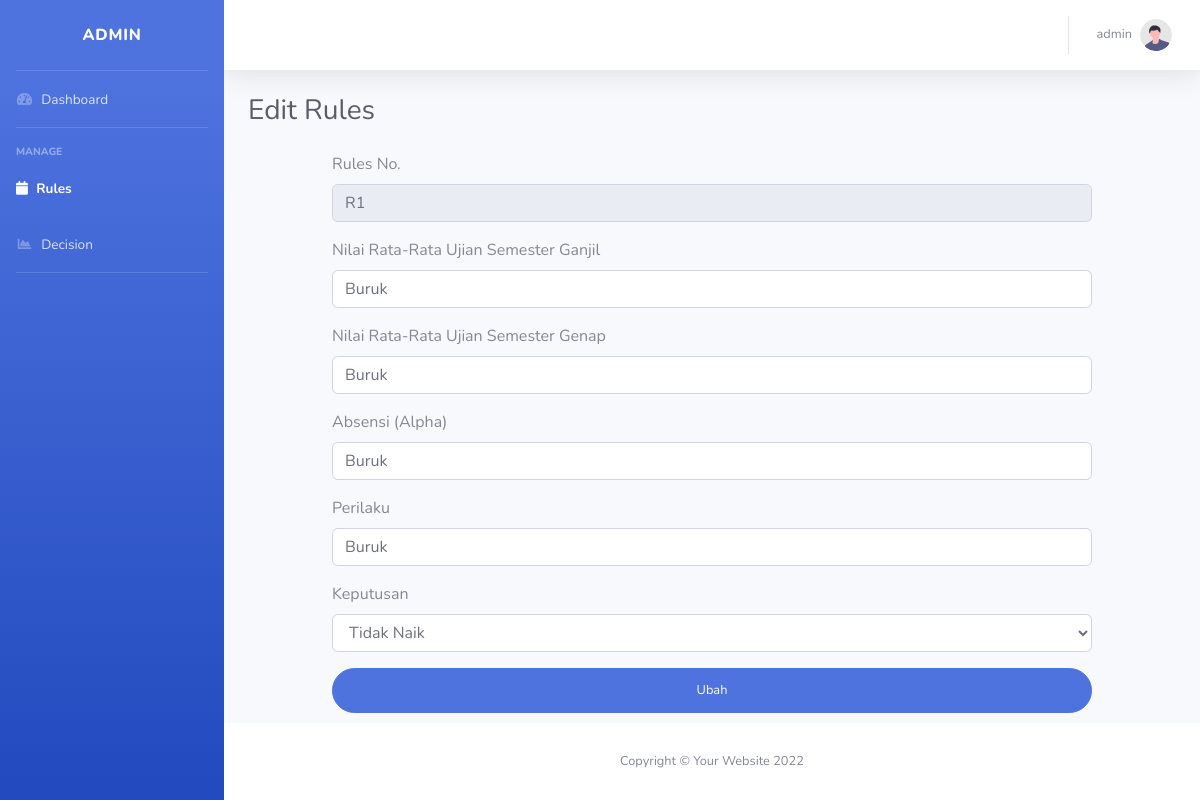
Screenshot of /dashboard/editRules.php?id=3 (signed in) with the database file from the repository.
### tables this page shows
CREATE TABLE `rules` (
  `id_rules` int(11) NOT NULL,
  `rules` varchar(20) NOT NULL,
  `smtga` varchar(20) NOT NULL,
  `smtge` varchar(20) NOT NULL,
  `absen` varchar(20) NOT NULL,
  `perilaku` varchar(20) NOT NULL,
  `keputusan` varchar(20) NOT NULL
);

### dashboard/editRules.php (the view, shortened to what this page needs)
<?php
    include("../koneksi.php");
    $id = $_SESSION["id"];
    $nama = mysqli_query($db, "SELECT * FROM admin WHERE id_admin = '$id'");
    $res = mysqli_fetch_array($nama);
    if(isset($_GET["id"])){
        $idR = $_GET["id"];
    }
    $sql = mysqli_query($db, "SELECT * FROM rules WHERE id_rules = '$idR'");
    $data = mysqli_fetch_array($sql);
?>
<!DOCTYPE html>
<html lang="en">
<head>
    <link href="assets/vendor/fontawesome-free/css/all.min.css" rel="stylesheet" type="text/css">
    <link href="assets/css/sb-admin-2.min.css" rel="stylesheet">
</head>
<body id="page-top">
    <div id="wrapper">
        <ul class="navbar-nav bg-gradient-primary sidebar sidebar-dark accordion" id="accordionSidebar">
            <a class="sidebar-brand d-flex align-items-center justify-content-center" href="index.php">
                <div class="sidebar-brand-text mx-3">ADMIN</div>
            </a>
            <hr class="sidebar-divider my-0">
            <li class="nav-item">
                <a class="nav-link" href="index.php">
                    <i class="fas fa-fw fa-tachometer-alt"></i>
                    <span>Dashboard</span></a>
            </li>
            <hr class="sidebar-divider">
            <div class="sidebar-heading">
                Manage
            </div>
                <li class="nav-item active">
                    <a class="nav-link" href="rules.php">
                    <i class="fas fa-calendar"></i>
                        <span>Rules</span></a>
                </li>
                <li class="nav-item">
                    <a class="nav-link" href="hitung.php">
                        <i class="fas fa-fw fa-chart-area"></i>
                        <span>Decision</span></a>
                </li>
            <hr class="sidebar-divider">
        </ul>
        <div id="content-wrapper" class="d-flex flex-column">
            <div id="content">
                <nav class="navbar navbar-expand navbar-light bg-white topbar mb-4 static-top shadow">
                    <ul class="navbar-nav ml-auto">
                        <li class="nav-item dropdown no-arrow">
                            <a class="nav-link dropdown-toggle" href="#" id="userDropdown" role="button"
                                data-toggle="dropdown" aria-haspopup="true" aria-expanded="false">
                                <span class="mr-2 d-none d-lg-inline text-gray-600 small"><?= $res["username"]?></span>
                                <img class="img-profile rounded-circle"
                                    src="assets/img/undraw_profile.svg">
                            </a>
                        </li>
                    </ul>
                </nav>
                <div class="container-fluid">
                    <div class="d-sm-flex align-items-center justify-content-between mb-4">
                        <h1 class="h3 mb-0 text-gray-800">Edit Rules</h1>
                    </div>
                    <div class="row">
                        <div class="container">
                            <form class="user px-5" action="proses/prosesEditRules.php?id=<?= $idR?>" method="POST" enctype="multipart/form-data">
                                <div class="container">
                                    <div class="mb-3">
                                        <label for="rules" class="form-label">Rules No.</label>
                                        <input type="text" class="form-control" id="rules" name="rules" readonly value="<?= $data['rules'];?>">
                                    </div>
                                    <div class="mb-3">
                                        <label for="SMTGa" class="form-label">Nilai Rata-Rata Ujian Semester Ganjil</label>
                                        <input type="text" class="form-control" id="SMTGa" name="smtga" require value="<?= $data['smtga'];?>">
                                    </div>
                                    <div class="mb-3">
                                        <label for="SMTGe" class="form-label">Nilai Rata-Rata Ujian Semester Genap</label>
                                        <input type="text" class="form-control" id="SMTGe" name="smtge" require value="<?= $data['smtge'];?>">
                                    </div>
                                    <div class="mb-3">
                                        <label for="absensi" class="form-label">Absensi (Alpha)</label>
                                        <input type="text" class="form-control" id="absensi" name="absen" require value="<?= $data['absen'];?>">
                                    </div>
                                    <div class="mb-3">
                                        <label for="perilaku" class="form-label">Perilaku</label>
                                        <input type="text" class="form-control" id="perilaku" name="perilaku" require value="<?= $data['perilaku'];?>">
                                    </div>
                                    <div class="mb-3">
                                        <label for="keputusan" class="form-label">Keputusan</label>
                                            <select class="form-control" id="keputusan" name="keputusan">
                                                <option value="Tidak Naik" <?php if($data["keputusan"] == "Tidak Naik"){ ?> selected
                                                    <?php }?>>Tidak Naik</option>
                                            </select>
                                    </div>
                                    <button type="submit" class="btn btn-primary btn-user btn-block">
                                        Ubah
                                    </button>
                                </div>
                            </form>
                        </div>
                    </div>
                </div>
            </div>
            <footer class="sticky-footer bg-white">
                <div class="container my-auto">
                    <div class="copyright text-center my-auto">
                        <span>Copyright &copy; Your Website 2022</span>
                    </div>
                </div>
            </footer>
        </div>
    </div>
</body>
</html>

### rows the page displays
rules: rules "R1", smtga "Buruk", smtge "Buruk", absen "Buruk", perilaku "Buruk", keputusan "Tidak Naik"

### other values shown
$res["username"] "admin"
